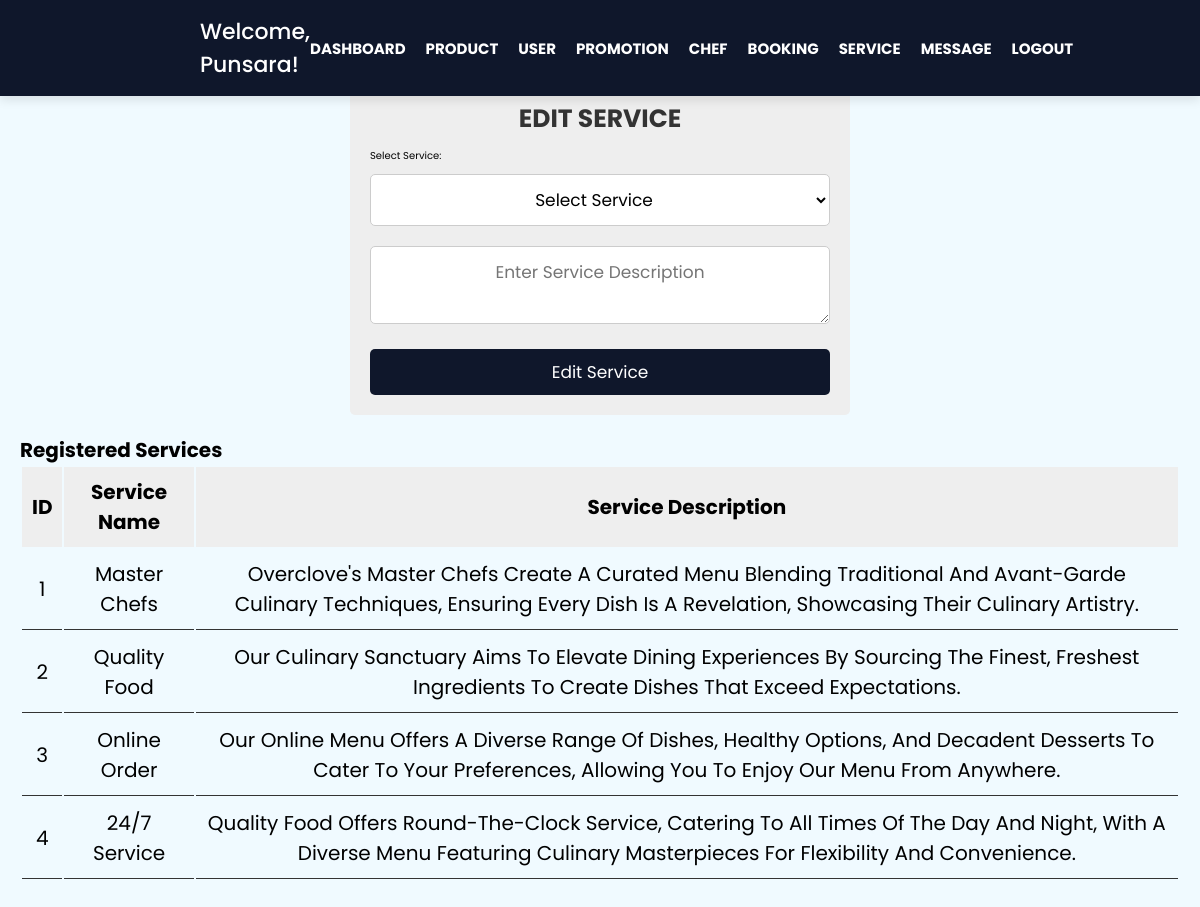
/Admin/service.php (signed in), run on the app's committed database.
### tables this page shows
CREATE TABLE `services` (
  `id` int(10) NOT NULL,
  `service_name` varchar(255) NOT NULL,
  `service_description` varchar(500) NOT NULL
);

### Admin/service.php (the view, shortened to what this page needs)
<?php
include("config.php");
include_once 'navbar.php';
$query_services = "SELECT * FROM services";
$result_services = mysqli_query($conn, $query_services);
?>
<!DOCTYPE html>
<html lang="en">
<head>
    <link rel="stylesheet" href="https://cdnjs.cloudflare.com/ajax/libs/font-awesome/5.15.4/css/all.min.css">
    <link rel="stylesheet" href="style.css">
</head>
<body>
    <div class="container">
        <div class="admin-product-form-container">
            <form action="<?php echo $_SERVER['PHP_SELF']; ?>" method="post">
                <h3>Edit Service</h3>
                <label for="selected_service">Select Service:</label>
                <select name="selected_service" id="selected_service" class="box" required>
                    <option value="" disabled selected>Select Service</option>
                </select>
                <textarea placeholder="Enter Service Description" name="service_description" class="box"></textarea>
                <input type="submit" class="btn" name="add_service" value="Edit Service">
            </form>
        </div>
        <div class="product-display">
            <h1>Registered Services</h1>
            <table class="product-display-table">
                <thead>
                    <tr>
                        <th>ID</th>
                        <th>Service Name</th>
                        <th>Service Description</th>
                    </tr>
                </thead>
                <tbody>
                    <?php mysqli_data_seek($result_services, 0);  ?>
                    <?php while ($row_service = mysqli_fetch_assoc($result_services)) : ?>
                        <tr>
                            <td><?php echo $row_service['id']; ?></td>
                            <td><?php echo $row_service['service_name']; ?></td>
                            <td><?php echo $row_service['service_description']; ?></td>
                        </tr>
                    <?php endwhile; ?>
                </tbody>
            </table>
        </div>
    </div>
</body>
</html>

### Admin/style.css (style rules this page uses)
* { margin: 0; padding: 0; box-sizing: border-box; font-family: "Poppins", sans-serif; }
body { background: #f0faff; }
.box { width: calc(25% - 20px); box-sizing: border-box; border: 1px solid #ccc; padding: 20px; margin: 10px 0; text-align: center; background-color: #f9f9f9; }
:root { --green:#0F172B; --black:#333; --white:#fff; --bg-color:#eee; --box-shadow:0 .5rem 1rem rgba(0,0,0,.1); --border:.1rem solid var(--black); margin-top: 60px; }
* { font-family: 'Poppins', sans-serif; margin:0; padding:0; box-sizing: border-box; outline: none; border:none; text-decoration: none; text-transform: capitalize; }
html { font-size: 62.5%; overflow-x: hidden; }
.btn { display: block; width: 100%; cursor: pointer; border-radius: .5rem; margin-top: 1rem; font-size: 1.7rem; padding:1rem 3rem; background: var(--green); color:var(--white); text-align: center; }
.container { max-width: 1200px; padding:2rem; margin:0 auto; }
.admin-product-form-container form { max-width: 50rem; margin:0 auto; padding:2rem; border-radius: .5rem; background: var(--bg-color); }
.admin-product-form-container form h3 { text-transform: uppercase; color:var(--black); margin-bottom: 1rem; text-align: center; font-size: 2.5rem; }
.admin-product-form-container form .box { width: 100%; border-radius: .5rem; padding:1.2rem 1.5rem; font-size: 1.7rem; margin:1rem 0; background: var(--white); text-transform: none; }
.product-display { margin:2rem 0; }
.product-display .product-display-table { width: 100%; text-align: center; }
.product-display .product-display-table thead { background: var(--bg-color); }
.product-display .product-display-table th { padding:1rem; font-size: 2rem; }
.product-display .product-display-table td { padding:1rem; font-size: 2rem; border-bottom: var(--border); }

### data on the page
services: id "1", service_name "Master Chefs", service_description "Overclove's Master Chefs Create A Curated Menu Blending Traditional And Avant-Garde Culinary Techniques, Ensuring Every Dish Is A Revelation, Showcasing Their Culinary Artistry."
services: id "2", service_name "Quality Food", service_description "Our Culinary Sanctuary Aims To Elevate Dining Experiences By Sourcing The Finest, Freshest Ingredients To Create Dishes That Exceed Expectations."
services: id "3", service_name "Online Order", service_description "Our Online Menu Offers A Diverse Range Of Dishes, Healthy Options, And Decadent Desserts To Cater To Your Preferences, Allowing You To Enjoy Our Menu From Anywhere."
services: id "4", service_name "24/7 Service", service_description "Quality Food Offers Round-The-Clock Service, Catering To All Times Of The Day And Night, With A Diverse Menu Featuring Culinary Masterpieces For Flexibility And Convenience."

### other printed values
$_SESSION['admin_name'] "Punsara"
